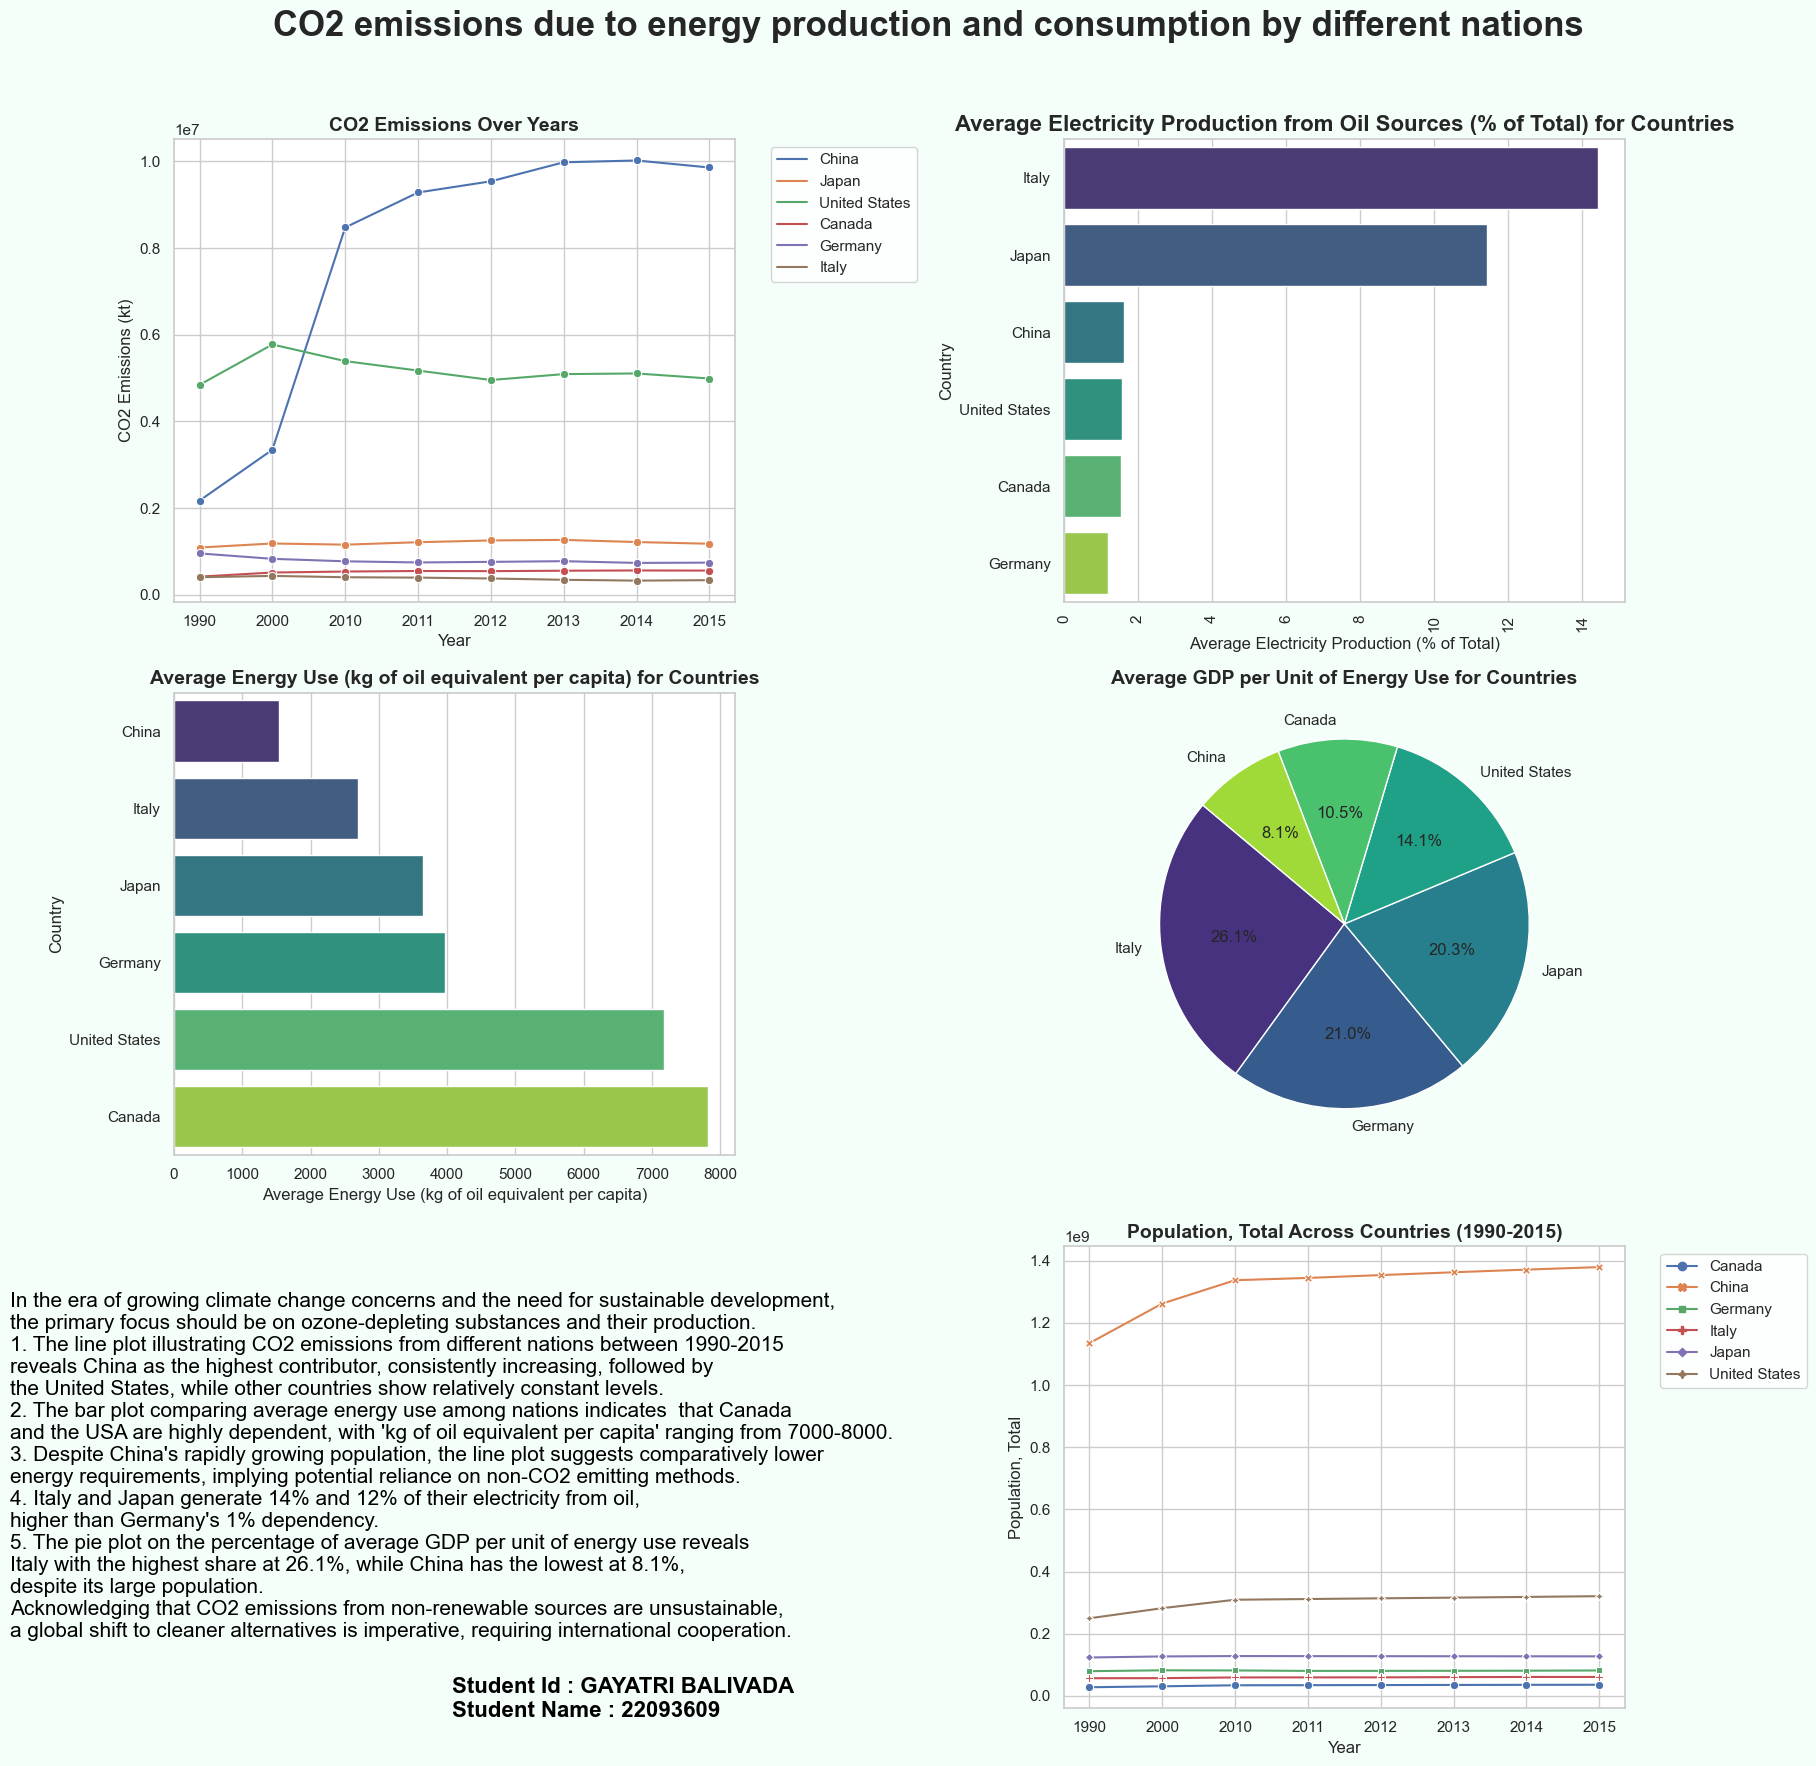

Here is the Python script that generated this plot:
#Infographics Project
#Data source link : #https://databank.worldbank.org/source/world-development-indicators
#Github Link : #https://github.com/Gayatribalivada/Data-Handling-and-Visualisation_project.git

import matplotlib.pyplot as plt
import seaborn as sns
import pandas as pd

# Read the CSV file
df = pd.read_csv("World_Bank_Indicators_gayatri.csv")

# Create a figure with subplots
fig, axes = plt.subplots(nrows=3, ncols=2, figsize=(18, 18),facecolor="mintcream")

# Add a title to the dashboard
fig.suptitle('CO2 emissions due to energy production and consumption by different nations', fontsize=25,fontweight='bold')

# Plot 1: CO2 Emissions Over Years
sns.lineplot(data=df, x='Year', y='CO2 emissions (kt)', hue='Country Name', marker='o', ax=axes[0, 0])
axes[0, 0].set_title('CO2 Emissions Over Years',fontweight='bold',fontsize=14)
axes[0, 0].set_xlabel('Year')
axes[0, 0].set_ylabel('CO2 Emissions (kt)')
axes[0, 0].legend(bbox_to_anchor=(1.05, 1), loc='upper left')

# Plot 2: Average Electricity Production from Oil Sources (% of Total)
electricity_data = df[['Country Name', 'Electricity production from oil sources (% of total)', 'Year']]
# Group by 'Country Name' to calculate the average electricity production from oil sources for each country
average_electricity_data = electricity_data.groupby('Country Name')['Electricity production from oil sources (% of total)'].mean().reset_index()
# Sort the data by average electricity production in descending order for better visualization
average_electricity_data = average_electricity_data.sort_values(by='Electricity production from oil sources (% of total)', ascending=False)
sns.barplot(x='Electricity production from oil sources (% of total)', y='Country Name', data=average_electricity_data, palette='viridis', ax=axes[0, 1])
axes[0, 1].set_title('Average Electricity Production from Oil Sources (% of Total) for Countries',fontweight='bold',fontsize=16)
axes[0, 1].set_xlabel('Average Electricity Production (% of Total)')
axes[0, 1].set_ylabel('Country')
axes[0, 1].tick_params(axis='x', rotation=90)

# Plot 3: Average Energy Use (kg of oil equivalent per capita)
energy_use_data = df[['Country Name', 'Energy use (kg of oil equivalent per capita)', 'Year']]
# Group by 'Country Name' to calculate the average energy use (kg of oil equivalent per capita) for each country
average_energy_use_data = energy_use_data.groupby('Country Name')['Energy use (kg of oil equivalent per capita)'].mean().reset_index()
# Sort the data by average energy use in ascending order for better visualization
average_energy_use_data = average_energy_use_data.sort_values(by='Energy use (kg of oil equivalent per capita)')
sns.barplot(x='Energy use (kg of oil equivalent per capita)', y='Country Name', data=average_energy_use_data, palette='viridis', ax=axes[1, 0])
axes[1, 0].set_title('Average Energy Use (kg of oil equivalent per capita) for Countries',fontweight='bold',fontsize=14)
axes[1, 0].set_xlabel('Average Energy Use (kg of oil equivalent per capita)')
axes[1, 0].set_ylabel('Country')

# Plot 4: Average GDP per Unit of Energy Use (Pie Chart)
gdp_energy_data = df[['Country Name', 'GDP per unit of energy use (PPP $ per kg of oil equivalent)', 'Year']]
average_gdp_energy_data = gdp_energy_data.groupby('Country Name')['GDP per unit of energy use (PPP $ per kg of oil equivalent)'].mean().reset_index()
average_gdp_energy_data = average_gdp_energy_data.sort_values(by='GDP per unit of energy use (PPP $ per kg of oil equivalent)', ascending=False)
sns.set(style="whitegrid")
axes[1, 1].pie(average_gdp_energy_data['GDP per unit of energy use (PPP $ per kg of oil equivalent)'], labels=average_gdp_energy_data['Country Name'], autopct='%1.1f%%', startangle=140, colors=sns.color_palette('viridis', n_colors=len(average_gdp_energy_data)))
axes[1, 1].set_title('Average GDP per Unit of Energy Use for Countries',fontweight='bold',fontsize=14)

# Plot 5: Population, Total Across Countries (1990-2015)
population_data = df[['Country Name', 'Population, total', 'Year']]
population_data = population_data.groupby(['Country Name', 'Year'])['Population, total'].sum().reset_index()
population_pivot = population_data.pivot(index='Year', columns='Country Name', values='Population, total')
sns.lineplot(data=population_pivot, dashes=False, markers=True, ax=axes[2, 1])
axes[2, 1].set_title('Population, Total Across Countries (1990-2015)',fontweight='bold',fontsize=14)
axes[2, 1].set_xlabel('Year')
axes[2, 1].set_ylabel('Population, Total')
axes[2, 1].legend(bbox_to_anchor=(1.05, 1), loc='upper left')

textA = "In the era of growing climate change concerns and the need for sustainable development, \n" \
        "the primary focus should be on ozone-depleting substances and their production.\n" \
        "1. The line plot illustrating CO2 emissions from different nations between 1990-2015\n" \
        "reveals China as the highest contributor, consistently increasing, followed by \n" \
        "the United States, while other countries show relatively constant levels.\n" \
        "2. The bar plot comparing average energy use among nations indicates  that Canada \n" \
        "and the USA are highly dependent, with 'kg of oil equivalent per capita' ranging from 7000-8000. \n" \
        "3. Despite China's rapidly growing population, the line plot suggests comparatively lower \n" \
        "energy requirements, implying potential reliance on non-CO2 emitting methods.\n" \
        "4. Italy and Japan generate 14% and 12% of their electricity from oil,\n" \
        "higher than Germany's 1% dependency.\n" \
        "5. The pie plot on the percentage of average GDP per unit of energy use reveals \n" \
        "Italy with the highest share at 26.1%, while China has the lowest at 8.1%,\n" \
        "despite its large population.\n" \
        "Acknowledging that CO2 emissions from non-renewable sources are unsustainable,\n" \
        "a global shift to cleaner alternatives is imperative, requiring international cooperation.\n" 
        

#Data Description Text with Background
axes[2, 0].text(0.5, 0.5, textA, ha='center', va='center', fontsize=15, color='black', multialignment='left')
axes[2, 0].axis('off')  # Turn off axis for the text subplot

textB = "Student Id : GAYATRI BALIVADA\n" \
        "Student Name : 22093609"
axes[2, 0].text(0.8, 0.02, textB, ha='center', va='center', fontsize=16, color='black', multialignment='left', fontweight='bold')
axes[2, 0].axis('off') 


# Adjust layout
plt.tight_layout(rect=[0,0,1,0.95])

plt.savefig("22093609.png", dpi=300)

